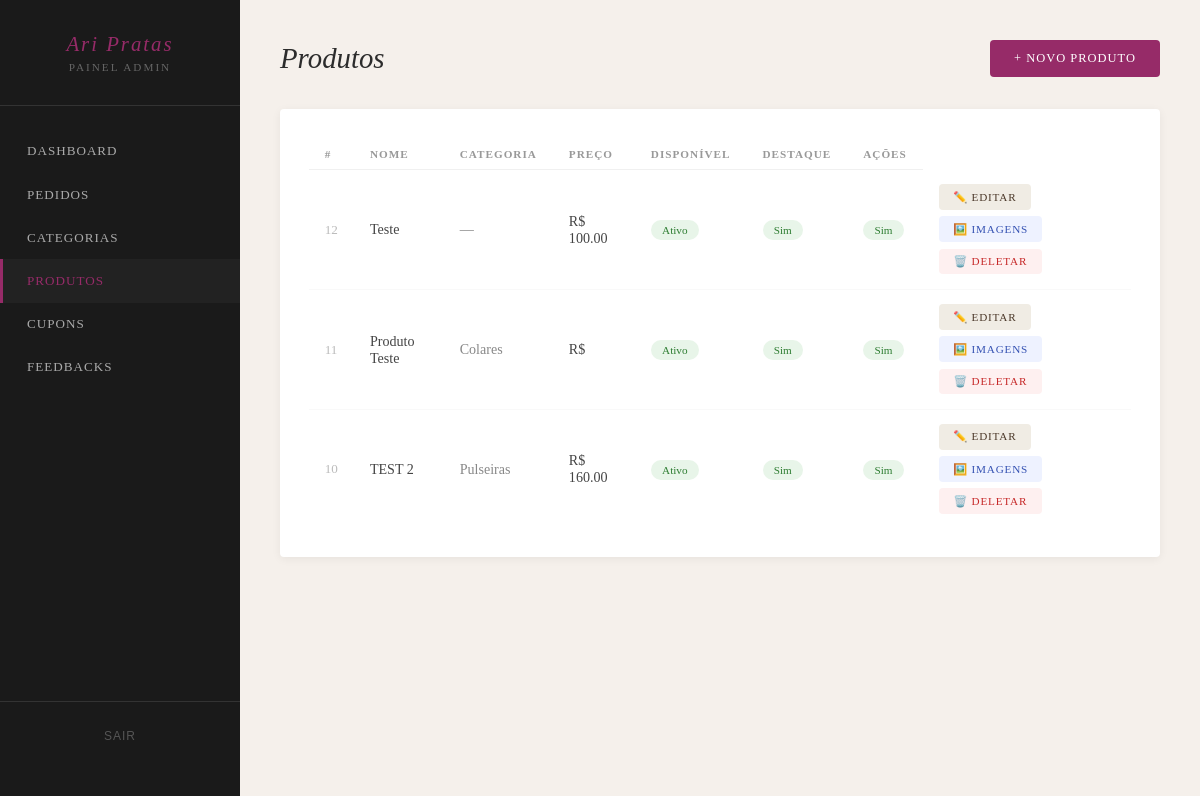
Page /painel/produtos/ (signed in) on the committed database.
### loja/models.py (models this page shows, shortened)
class Produto(models.Model):
    nome = models.CharField(max_length=200)
    slug = models.SlugField(unique=True, blank=True)
    categoria = models.ForeignKey(Categoria, on_delete=models.SET_NULL, null=True, blank=True)
    preco = models.DecimalField(max_digits=10, decimal_places=2, null=True, blank=True)
    preco_original = models.DecimalField(max_digits=10, decimal_places=2, blank=True, null=True)
    promocao_ativa = models.BooleanField(default=False)
    descricao = models.TextField(blank=True)
    material = models.CharField(max_length=200, blank=True)
    medidas = models.CharField(max_length=200, blank=True)
    cuidados = models.TextField(blank=True)
    destaque = models.BooleanField(default=False)
    novo = models.BooleanField(default=False)
    disponivel = models.BooleanField(default=True)
    criado_em = models.DateTimeField(auto_now_add=True)
    fora_estoque = models.BooleanField(default=False)
    class Meta:
        verbose_name_plural = "Produtos"

class Categoria(models.Model):
    nome = models.CharField(max_length=100)
    slug = models.SlugField(unique=True, blank=True)
    icone = models.CharField(max_length=10, blank=True)  # ex: 💍
    def __str__(self):
        return self.nome
    class Meta:
        verbose_name_plural = "Categorias"

### painel/views.py (the view)
# urls.py: path('produtos/', views.produtos_lista, name='produtos_lista'),
@staff_member_required(login_url='/login/')
def produtos_lista(request):
    produtos = Produto.objects.all().order_by('-id')
    return render(request, 'painel/produtos_lista.html', {'produtos': produtos})

### templates/painel/produtos_lista.html (shortened to what this page needs)
{% extends 'painel/base.html' %}
{% block content %}
<div class="page-header">
  <h2>Produtos</h2>
  <a href="{% url 'painel:produto_criar' %}" class="btn-novo">+ Novo Produto</a>
</div>
<div class="secao">
  <table>
    <thead>
      <tr>
        <th>#</th><th>Nome</th><th>Categoria</th><th>Preço</th><th>Disponível</th><th>Destaque</th><th>Ações</th>
      </tr>
    </thead>
    <tbody>
      {% for produto in produtos %}
      <tr>
        <td data-label="#" style="color:#bbb; font-size:0.82rem;">{{ produto.id }}</td>
        <td data-label="Nome" style="font-weight:500;">{{ produto.nome }}</td>
        <td data-label="Categoria" style="color:#888;">{{ produto.categoria|default:"—" }}</td>
        <td data-label="Preço">R$ {{ produto.preco_original|default:'' }}</td>
<td data-label="Disponível">
  {% if produto.fora_estoque %}
  <span class="badge" style="background:#fff3cd; color:#856404;">Sem estoque</span>
  {% elif produto.disponivel %}
  <span class="badge badge-sim">Ativo</span>
  {% else %}
  <span class="badge badge-nao">Rascunho</span>
  {% endif %}
</td>
<td data-label="Estoque">
  <span class="badge {% if produto.fora_estoque %}badge-nao{% else %}badge-sim{% endif %}">
    {% if produto.fora_estoque %}Não{% else %}Sim{% endif %}
  </span>
</td>
<td data-label="Destaque"><span class="badge {% if produto.destaque %}badge-sim{% else %}badge-nao{% endif %}">{% if produto.destaque %}Sim{% else %}Não{% endif %}</span></td>
<td data-label=" " class="acoes">
          <a href="{% url 'painel:produto_editar' produto.id %}" class="btn-editar">✏️ Editar</a>
          <a href="{% url 'painel:produto_imagens' produto.id %}" class="btn-imagens">🖼️ Imagens</a>
          <form method="post" action="{% url 'painel:produto_deletar' produto.id %}" style="display:inline;">
            <button type="submit" class="btn-deletar" onclick="return confirm('Deletar {{ produto.nome }}?')">🗑️ Deletar</button>
          </form>
        </td>
      </tr>
      {% empty %}
      <tr>
        <td colspan="7" style="text-align:center; color:#bbb; padding:3rem;">Nenhum produto cadastrado.</td>
      </tr>
      {% endfor %}
    </tbody>
  </table>
</div>
{% endblock %}

### rows in the picture
Produto: id "12", nome "Teste", categoria "—", preco_original "100.00", fora_estoque "Ativo", destaque "Sim"
Produto: id "11", nome "Produto Teste", categoria "Colares", fora_estoque "Ativo", destaque "Sim"
Produto: id "10", nome "TEST 2", categoria "Pulseiras", preco_original "160.00", fora_estoque "Ativo", destaque "Sim"
